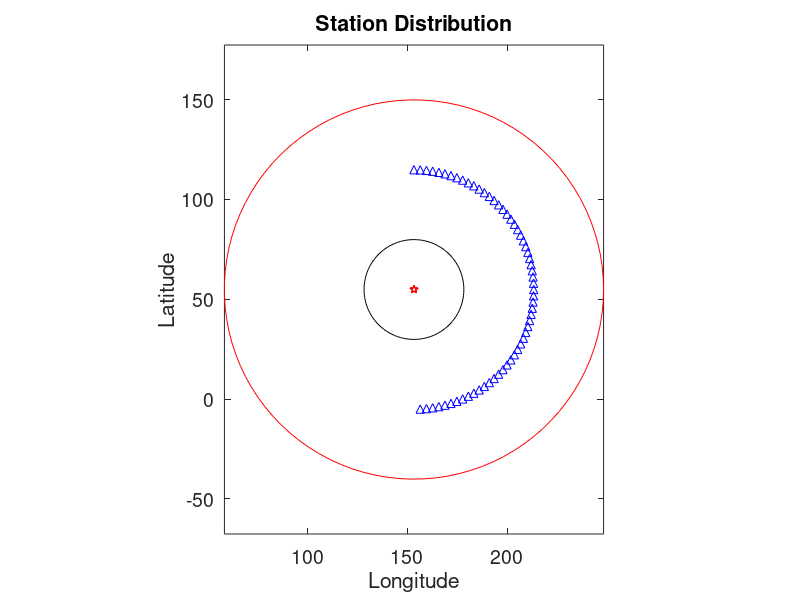
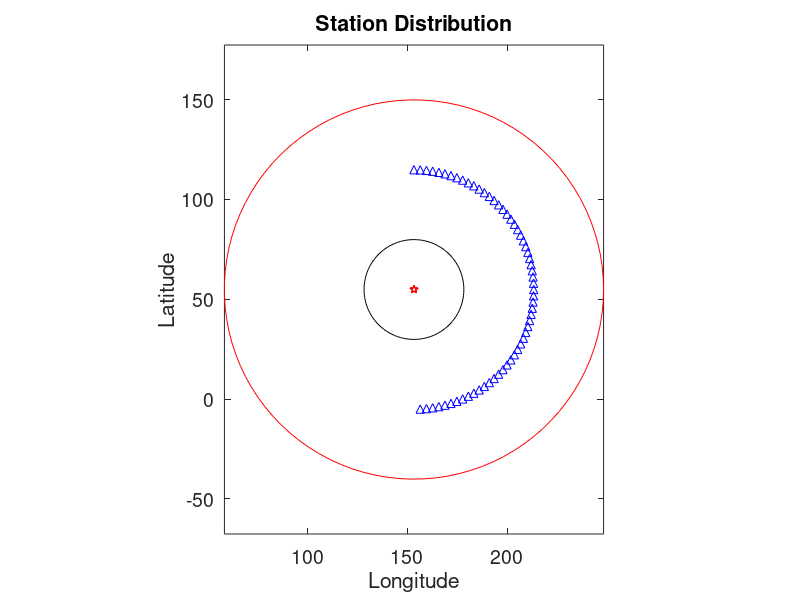

The MATLAB script that drew these images, in order: (Note: this script raises an error after producing the figures.)
%% %%%%%%%%%%%%%%%%%%%%%%%%%%%%%%%%%%%%%%%%%%%%%%%%%%%%%%%%
%         High-frequency inverse technique for            %
%   sparse sub-event location and source time retrieval   %
%      using convex optimization with grouped-lasso       %
%                                                         %
%                  Valere Lambert, 2017                   %
% %%%%%%%%%%%%%%%%%%%%%%%%%%%%%%%%%%%%%%%%%%%%%%%%%%%%%%%%%

clear all;
close all;

scrsz=get(0,'ScreenSize');
outdir = 'Homogeneous_1sub_60st_0_2Hz_halfcircle/';
if ~exist(outdir,'dir')
    mkdir(outdir)
end

% Hypocenter location (degrees)
EVLA=54.874;
EVLO=153.281;
EVDP=607;

%subevent locations and times
x_ev=[0 1 8    10];% 20 25 ]./2; % km
y_ev=[0 4 6    7];% 10 10 ]./2; % km
%x_ev=[0 4  6 7];
%y_ev=[0 -1 -8 -10];
t_ev=[0 3  7   9 ];%10 12];     % seconds
m_ev=[1 1  1   1];%  1  1];     % moment normalized to event 1
n_ev=length(x_ev);

% convert km to deg
deg2km = 111.2;
lon_ev = EVLO+x_ev/deg2km;
lat_ev = EVLA+y_ev/deg2km;


%% % % % % % % % % % % % % % % % % % % % % % % % % % % % %
%        Construct 2D grid of potential sources          %
% % % % % % % % % % % % % % % % % % % % % % % % % % % % %%
dx=1;     % cell spacing (km)
dy=dx;    
xmin = -5; xmax = 13;   % (km)
ymin = -5; ymax = 10;   % (km)
%xmin = -5; xmax = 10;
%ymin = -13; ymax = 5;

x_bp = xmin:dx:xmax;
y_bp = ymin:dy:ymax;
nxbp = length(x_bp);
nybp = length(y_bp);

ns = (length(x_bp))*(length(y_bp));      % total number of cells / sources
cx = reshape(repmat(x_bp,nybp,1),ns,1);
cy = reshape(repmat(y_bp',nxbp,1),ns,1);
xycenters = [cx,cy];

%% % % % % % % % % % % % % % % % % % % % % % % % % % % % %
%                Construct station network               %
% % % % % % % % % % % % % % % % % % % % % % % % % % % % %%
nsta = 60;             % Number of stations
R = [60];              % Radius of rings in degrees
nDiv = 1;              % Number of subarrays

arrayPop = nsta / nDiv;    % Subarray populations are even

% Azimuthal ranges for each subarray
minA1 = 0*pi;        maxA1 = 1*pi; 
%minA2 = 3/2*pi;         maxA2 = 5/2*pi;
%minA3 = 6/5*pi;        maxA3 = 7/5*pi;
% minA4 = 8/5*pi;        maxA4 = 9/5*pi;
% minA5 = 4/5*pi;        maxA5 = pi;
% minA6 = pi;            maxA6 = 6/5*pi; 
% minA7 = 6/5*pi;        maxA7 = 7/5*pi;
% minA8 = 7/5*pi;        maxA8 = 8/5*pi;
% minA9 = 8/5*pi;        maxA9 = 9/5*pi;
% minA10 = 9/5*pi;       maxA10 = 2*pi;

range1 = maxA1 - minA1; az_res1 = range1/arrayPop;
%range2 = maxA2 - minA2; az_res2 = range2/arrayPop;
% range3 = maxA3 - minA3; az_res3 = range3/arrayPop;
% range4 = maxA4 - minA4; az_res4 = range4/arrayPop;
% range5 = maxA5 - minA5; az_res5 = range5/arrayPop;
% range6 = maxA6 - minA6; az_res6 = range6/arrayPop;
% range7 = maxA7 - minA7; az_res7 = range7/arrayPop;
% range8 = maxA8 - minA8; az_res8 = range8/arrayPop;
% range9 = maxA9 - minA9; az_res9 = range9/arrayPop;
% range10 = maxA10 - minA10; az_res10 = range10/arrayPop;

azi1 = (minA1:az_res1:maxA1)'; azi1 = azi1(1:end-1);
%azi2 = (minA2:az_res2:maxA2)'; azi2 = azi2(1:end-1);
% azi3 = (minA3:az_res3:maxA3)'; azi3 = azi3(1:end-1);
% azi4 = (minA4:az_res4:maxA4)'; azi4 = azi4(1:end-1);
% azi5 = (minA5:az_res5:maxA5)'; azi5 = azi5(1:end-1);
% azi6 = (minA6:az_res6:maxA6)'; azi6 = azi6(1:end-1);
% azi7 = (minA7:az_res7:maxA7)'; azi7 = azi7(1:end-1);
% azi8 = (minA8:az_res8:maxA8)'; azi8 = azi8(1:end-1);
% azi9 = (minA9:az_res9:maxA9)'; azi9 = azi9(1:end-1);
% azi10 = (minA10:az_res10:maxA10)'; azi10 = azi10(1:end-1);

azi = [azi1];%azi2];%azi3;azi4];%azi5;azi6;azi7;azi8;azi9;azi10];
% minA = 0;
% maxA = 360;
% range =maxA - minA;
% az_res = range / nsta;
% azi = (minA:az_res:maxA)'*pi/180;
% azi = azi(1:end-1);
%azi = cat(1,azi,(180:az_res:270)'*pi/180);
%azi = cat(1,azi,(310:az_res:330)'*pi/180);
StaLoc = zeros(nsta,2);
az = zeros(nsta,1);
for ri=1:length(R)
    station_lat = EVLA+R(ri)*cos(azi);
    station_lon = EVLO+R(ri)*sin(azi);
    
    stationsri = [station_lat, station_lon];
    %stations_i = randi(length(station_lat),nsta,1);          % random distribution
    stations_i =round(linspace(1,length(station_lat),nsta));  % even distribution
    StaLoc((ri-1)*nsta+1:ri*nsta,:)=stationsri(stations_i,:);
    az = azi(stations_i,1);
end

R = 60*111.2*ones(nsta,1);

th_st=az';
[th_st, index]=sort(th_st);

x_st=R.*sin(th_st');
y_st=R.*cos(th_st');

% Set up coherent array divisions
Div1 = find( az >=minA1  & az <maxA1);
%Div2 = find( az >=minA2  & az <maxA2);
% Div3 = find( az >=minA3  & az <maxA3);
% Div4 = find( az >=minA4  & az <maxA4);
% Div5 = find( az >=minA5  & az <maxA5);
% Div6 = find( az >=minA6  & az <maxA6);
% Div7 = find( az >=minA7  & az <maxA7);
% Div8 = find( az >=minA8  & az <maxA8);
% Div9 = find( az >=minA9  & az <maxA9);
% Div10= find( az >=minA10 & az <maxA10);

Div = [Div1];%Div2];%Div3;Div4];%Div5;Div6;Div7;Div8;Div9;Div10];
DivPop = [0;length(Div1)];% length(Div2)];%length(Div3);...
          %length(Div4)];% length(Div5);length(Div6); length(Div7);...
          %length(Div8); length(Div9);length(Div10)];

%% plot station map (Figure 1)
figure(1);clf;
set(gcf,'Position',[1 scrsz(4)*2/3 530 650]);
hold on;
az0=linspace(0,2*pi,100);
plot(EVLO+25*cos(az0),EVLA+25*sin(az0),'-k');
plot(EVLO+95*cos(az0),EVLA+95*sin(az0),'-r');
plot(EVLO+x_st/deg2km,EVLA+y_st/deg2km,'b^');
plot(lon_ev,lat_ev,'rp');
xlabel('Longitude')
ylabel('Latitude')
axis equal tight; box on;
text(0.15e4,-0.1e4,'25^{o}','FontSize',14)
text(0.75e4,-0.8e4,'95^{o}','FontSize',14)
set(gca,'FontSize',14)
set(gca,'color','none')
title('Station Distribution')
saveas(gcf,[outdir,'StationMap'],'png')
saveas(gcf,[outdir,'StationMap'],'fig')

%% % % % % % % % % % % % % % % % % % % % % % % % % % % % %
%              Make Synthetic Seismograms                %
% % % % % % % % % % % % % % % % % % % % % % % % % % % % %%
fc = 2;                  % dominant frequency (Hz)
dt = 0.05;               % sampling
nsmooth=round(1/fc/dt);  % smoothing for plotting (period / sampling)
t=-5:dt:(max(t_ev)+3);   
nt=length(t);

% Moment Rate Function
MRF=zeros(1,nt);
for ii=1:n_ev
    MRF=MRF + m_ev(ii)*wavelet(t,t_ev(ii),0,fc);
end

% Load travel times
P_trav = load('P_trav_607_taup.txt');    % TauP with IASP91 velocity model

% Distortions for multiple phases and attenuation
multiple = zeros(nsta,2);
multiple(:,1) = 1;    % number of multiples
multiple(:,2) = 2;    % time delay for each multiple
multiple(:,3) = 1;    % damping factor

%multiple(Div2,1) = 2;    % number of multiples
%multiple(Div2,2) = 0.5;  % time delay for each multiple
%multiple(Div2,3) = 1;    % damping factor

%multiple(Div3,1) = 3;    % number of multiples
%multiple(Div3,2) = 0.6;  % time delay for each multiple

%multiple(Div3,3) = 0;    % damping factor
fd = fc *ones(nsta,1);

% Produce Green's functions for each subarray
GF = zeros(nDiv,nt);
for i = 1:nDiv
    count = sum(DivPop(1:i));
    GF(i,:) = GreensFunctions(t,0,0,fd(1),multiple(count+1,1),multiple(count+1,2),multiple(count+1,3));
end

% Make synthetics wrt first arrival
Data=zeros(nsta, nt);

% Distance and travel time from hypocenter to each station 
dist = sqrt( ( x_ev(1) - x_st ).^2 + ( y_ev(1) - y_st ).^2 )/111.2; 
t0j = t_ev(1)+interp1(P_trav(:,1),P_trav(:,2),dist,'linear','extrap'); 

for jj=1:nsta
    for ii=1:n_ev
        dist=sqrt( ( x_ev(ii)-x_st(jj) )^2 + ( y_ev(ii)-y_st(jj) )^2 )./111.2;
        trav = t_ev(ii)+ interp1(P_trav(:,1),P_trav(:,2),dist,'linear','extrap');   % time of each arrival
        trav = trav - t0j(jj);
        % time wrt first arrival
        Data(jj,:) = Data(jj,:) + m_ev(ii)*GreensFunctions(t,trav,0,fd(jj),multiple(jj,1),multiple(jj,2),multiple(jj,3));
    end
    Data(jj,:)=Data(jj,:)./max(Data(jj,:));
end

%% % % % % % % % % % % % % % % % % % % % % % % % % % % % %
%             Plot waveform versus azimuth               %
% % % % % % % % % % % % % % % % % % % % % % % % % % % % %%
figure(2);clf
set(gcf,'Position',[scrsz(3)/4 scrsz(4)/2 530 650]);
subplot(5,1,1:4);
h=pcolor(t,th_st/pi,Data);
ylim([0 2])
set(h,'EdgeColor','none');
ylabel('station azimuth \theta (\pi)')
set(gca,'FontSize',14)

% square stack of waveforms, smoothed
subplot(5,1,5);
event1=sum(Data,1);
event1=smooth(event1.^2,nsmooth); % square stacking smoothing
plot(t,event1);
xlabel('time (s)')
xlim([t(1) t(end)])
set(gca,'FontSize',14)
saveas(gcf,[outdir,'AzimuthalDistribution'],'png')
saveas(gcf,[outdir,'AzimuthalDistribution'],'fig')

%% % % % % % % % % % % % % % % % % % % % % % % % % % % % %
%        Filter and Convert to Frequency Domain          %
% % % % % % % % % % % % % % % % % % % % % % % % % % % % %%
fnyq = 1/dt/2;      % Nyquist frequency
lowF  = 0.2;       % Hz
highF = 8.0;        % Hz

DataFilt = Data;
[B,A] = butter(4,[lowF highF]./fnyq);
for st=1:nsta
    DataFilt(st,:) = filter(B,A,Data(st,:));
end

% Time window (currently full window)
tw = find(t >= min(t),1,'first'); 
ntw = length(t(tw:end));

% Fourier transform the data
nfft = 2^nextpow2(length(t(tw:end)));
fspace = 1/dt * (0:(nfft/2))/nfft;
nf = length(fspace);      % number of frequencies

DataSpec = zeros(nsta,nf);
for i = 1:nsta
    spec = fft(DataFilt(i,tw:end),nfft);
    spec = spec(1:nfft/2+1);
    DataSpec(i,:) = spec;
end

% Get the Green's function spectra
GFw = zeros(nDiv,nfft/2+1);
for i = 1:nDiv
    gw = fft(GF(i,tw:end),nfft);
    GFw(i,:) = gw(1:nfft/2+1);
end

%% % % % % % % % % % % % % % % % % % % % % % % % % % % % %
%             Prepare and Perform Inversion              %
%              for each Discrete Frequency               %
% % % % % % % % % % % % % % % % % % % % % % % % % % % % %%

% Redefine values based on population of subarrays 
% (currently same as total stations)
t0j1 = t0j(Div);          % initial arrival from hypocenter
np = sum(DivPop);         % number of stations in inversion population
ncomb = ns*nDiv;          % total number of model parameters

% Output models
mout = zeros(nf,ncomb);
mm   = zeros(nf,nDiv,ns);

% Displacement vector for entire population
uom = zeros(np*nf,1);

% Synthetic spectra 
syn = zeros(np,nf);
synV = zeros(size(uom));

% Spectral Power for each source
specPower = zeros(nDiv,ns);

tic

parfor f = 1:nf        % parallelized over frequency
    f0 = fspace(f); % frequency
    
    % Fill data vectors for frequency
    u = DataSpec(Div,f);

    % Create kernels for each source location and station
    K1 = zeros(np,ns);
    Kf = zeros(np,ncomb);
    
    for d = 1:nDiv
        % find the station indices within the subarray
        popu = ((sum(DivPop(1:d))+1):(sum(DivPop(1:d+1))));
        for i = 1:ns 
            x_xi = xycenters(i,1);
            y_xi = xycenters(i,2);
            % Calculate travel time from each potential source
            dis = sqrt( ( x_xi-x_st(Div(popu)) ).^2 + ( y_xi-y_st(Div(popu)) ).^2 )/111.2;
            tij =interp1(P_trav(:,1),P_trav(:,2),dis,'linear','extrap');
            
            % Fill kernels
            K1(Div(popu),i) = (exp(2i*pi*f0*(t0j1(Div(popu)) - tij)));
            Kf(Div(popu) ,(d-1)*ns+i) = (exp(2i*pi*f0*(t0j1(Div(popu)) - tij)));
        end
    end
    
    % Perform the Inversion
    lambda = 1;                         % Sparsity prior weight
    pl = sqrt(nDiv)*ones(1,ns);        
    m = GroupLasso(u,Kf,pl,lambda,ns,ncomb);
    mout(f,:) = m;
    % Generate synthetic spectra
    syn(:,f) = Kf*m;

    % Calculate power and synthetics at each frequency from the subevents
    mmtmp = zeros(nDiv,ns);
    tmpspecPower = zeros(nDiv,ns);
    for d = 1:nDiv
        popu = ((sum(DivPop(1:d))+1):(sum(DivPop(1:d+1))));
        Ktemp = K1(Div(popu),:);
        for s = 1:ns
            mmtmp(d,s) = m((d-1)*ns+s);
            tmp = Ktemp(:,s)*mmtmp(d,s);
            tmpspecPower(d,s) =  sum(real(tmp).*real(tmp));
        end
    end
    specPower = specPower + tmpspecPower;
    mm(f,:,:) = mmtmp;
%%
end
toc

r = uom - synV;

%% % % % % % % % % % % % % % % % % % % % % % % % % % % % %
%            Plot Spectral Power Distribution            %
% % % % % % % % % % % % % % % % % % % % % % % % % % % % %%
figure(3);clf;
hold on;
qy = min(3,nDiv+1);
if qy < 3
    qx = 1;
else
    qx = ceil((nDiv+1)/3);
end
set(gcf,'Position',[1 1 qy*425 qx*280])
for i = 1:nDiv
   subplot(qx,qy,i)
   grid = reshape(specPower(i,:),nybp,nxbp);
   pcolor(x_bp-dx/2,y_bp-dy/2,grid)
   colorbar;
   title(sprintf('Subarray %d Power',i))
   axis equal tight
end
subplot(qx,qy,nDiv+1)
grid = reshape(sum(specPower,1),nybp,nxbp);
pcolor(x_bp-dx/2,y_bp-dy/2,grid)
colorbar
title(sprintf('Combined Power'))
axis equal tight
saveas(gcf,[outdir,'SubeventLocation'],'png')
saveas(gcf,[outdir,'SubeventLocation'],'fig')

% Cumulate Spectral Power
CumSpecPower = sum(specPower,1);

%% % % % % % % % % % % % % % % % % % % % % % % % % % % % %
%     Plot Data and Synthetic Spectra and Waveforms      %
% % % % % % % % % % % % % % % % % % % % % % % % % % % % %%

iSyn = zeros(size(Data));
for i = 1:nsta
    iSyn(i,:) = real(ifft(syn(i,:),ntw));
end
   
DataI = zeros(size(Data));
for i = 1:nsta
    DataI(i,:) = real(ifft(DataSpec(i,:),ntw));
end

figure(6);clf;
set(gcf,'Position',[1 1 1140 nDiv*190])
for i = 1:nDiv
    popu = ((sum(DivPop(1:i))+1):(sum(DivPop(1:i+1))));
    
    % Data spectra u(omega)
    subplot(nDiv,4,(i-1)*4+1)
    plot(fspace,real(DataSpec(popu,:)));
    title('Data u (\omega)')
    ylabel(sprintf('u (t), Subarray %d',i))
    
    % Data time series u(t)
    subplot(nDiv,4,(i-1)*4+2)
    plot(t(tw:end),DataI(popu,:));
    title('Data u (t)')
    xlim([t(tw) t(end)])
    
    % Synthetic spectra u(omega)
    ylabel(sprintf('Subarray %d',i))
    subplot(nDiv,4,(i-1)*4+3)
    plot(fspace,real(syn(popu,:)));   
    title('Inverted u (\omega)')
    
    % Synthetic time series u(t)
    subplot(nDiv,4,(i-1)*4+4)
    plot(t(tw:end),iSyn(popu,:));  
    title('Inverted u (t)')
    xlim([t(tw) t(end)])
end
saveas(gcf,[outdir,'Waveforms'],'png')
saveas(gcf,[outdir,'Waveforms'],'fig')

%% % % % % % % % % % % % % % % % % % % % % % % % % % % % %
%                 Source Time Extraction                 %
% % % % % % % % % % % % % % % % % % % % % % % % % % % % %%

% Determine phase from assumed Green's functions
PhaseG = zeros(size(GFw));
for i = 1:nDiv
    PhaseG(i,:) = atan2(imag(GFw(i,:)),real(GFw(i,:)));
end

% Select key subevents from models
factor = 0.25;      % cut-off ratio to peak spectral power
subevents = find(CumSpecPower > factor*max(CumSpecPower));
nSu = length(subevents);

% Median subevent time estimate
subTime = zeros(nDiv,nSu);     % Phase: Model - GF
subTimeM = zeros(nDiv,nSu);    % Phase: Model
subTimeR = zeros(nDiv,nSu);    % Phase: Model - min(Tsub)

% Mean subevent time estimate
subTime2 = zeros(nDiv,nSu);    % Phase: Model - GF
subTime2M = zeros(nDiv,nSu);   % Phase: Model
subTime2R = zeros(nDiv,nSu);   % Phase: Model - min(Tsub)

% Frequency range for source time estimate
ra = find(fspace > lowF & fspace < highF);

% Determine source time for each subevent
Tau = zeros(nDiv,nSu,nf);
TauM = zeros(nDiv,nSu,nf);

figure(7);clf;
set(gcf,'Position',[1 1 nDiv*350 nSu*120])
figure(8);clf;
set(gcf,'Position',[1 1 nDiv*350 nSu*120])
figy = nDiv;
figx = nSu;
for i = 1:nDiv
    for j = 1:nSu
         sub = subevents(j);
         mf1 = squeeze(mm(:,i,sub));
         PhaseM = atan2(imag(mf1),real(mf1));
         PhaseT = PhaseM - PhaseG(i,:)';
 
         Tau(i,j,:) = unwrap(PhaseT')./(-2*pi*fspace);
         TauM(i,j,:) = unwrap(PhaseM')./(-2*pi*fspace);
        
         subTimeM(i,j) = median(TauM(i,j,ra));
         subTime2M(i,j) = mean(TauM(i,j,ra));
         subTime(i,j) = median(Tau(i,j,ra));
         subTime2(i,j) = mean(Tau(i,j,ra));
         
    end
end
 
firstS = zeros(nDiv,1);
for i = 1:nDiv
    firstS(i) = find(subTime(i,:) == min(subTime(i,:)));
end
 for i=1:nDiv
     for j=1:nSu
         
         figure(7);
         subplot(figx,figy,(j-1)*nDiv+i)
         plot(fspace,squeeze(Tau(i,j,:)))
         title(sprintf('Subarray %d, subevent %d',i,j));
         ylabel('M-G Phase')
         xlim([0.50 max(fspace)])
         
         figure(8);
         tmp = squeeze(TauM(i,j,:))-squeeze(TauM(i,firstS(i),:));
         subplot(figx,figy,(j-1)*nDiv+i)
         plot(fspace,tmp);
         title(sprintf('Subarray %d, subevent %d',i,j));
         xlim([0.50 max(fspace)])
         ylabel('M Phase')
         subTimeR(i,j) = median(tmp(ra));
         subTime2R(i,j) = mean(tmp(ra));
         
    end
    
 end
figure(7);
saveas(gcf,[outdir,'SourceTime_MG'],'png')
saveas(gcf,[outdir,'SourceTime_MG'],'fig')
figure(8);
saveas(gcf,[outdir,'SourceTime_M'],'png')
saveas(gcf,[outdir,'SourceTime_M'],'fig')

% Median subevent time estimate
subTime = reshape(subTime,nDiv*nSu,1);
subTimeM = reshape(subTimeM,nDiv*nSu,1);
subTimeR = reshape(subTimeR,nDiv*nSu,1);

% Mean subevent time estimate
subTime2 = reshape(subTime2,nDiv*nSu,1);
subTime2M = reshape(subTime2M,nDiv*nSu,1);
subTime2R = reshape(subTime2R,nDiv*nSu,1);

outT = [subTimeR,subTime2R,subTime,subTime2,subTimeM,subTime2M];
TimeFile = fopen([outdir,'SourceTimeInfo.txt'],'w');
fprintf(TimeFile,'Mdiff & Adiff & MG & AG  & Mraw & Araw \n');
for i = 1:nSu
    fprintf(TimeFile,'Subevent %d \n',i);
    fprintf(TimeFile,'%.3f %.3f %.3f %.3f %.3f %.3f \n',outT((i-1)*nDiv+1:i*nDiv,:)');
end
fclose(TimeFile);

%% % % % % % % % % % % % % % % % % % % % % % % % % % % % %
%                       Save Info                        %
% % % % % % % % % % % % % % % % % % % % % % % % % % % % %%
info.lowF = lowF;
info.highF = highF;
info.fspace = fspace;
info.t = t;
info.tw = tw;
info.nDiv = nDiv;
info.Div = Div;
info.DivPop = DivPop;
save([outdir,'InversionOutput.mat'],'uom','synV','specPower','mm','GF','fspace','info','-v7.3');